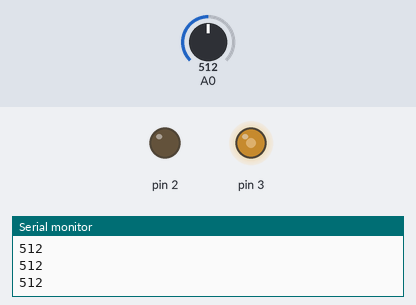
This sketch was run on a simulated Arduino Uno, built with avr-gcc and run on an emulated ATmega328P. Parts: output pins drawn as LEDs (lit = HIGH), the last lines printed to the serial monitor. Inputs (shaded band) come from the test bench; at power-on: A0 = 512.

Above: at 1.2 s.
1.3 s: A0 set to 716
At 2.3 s:
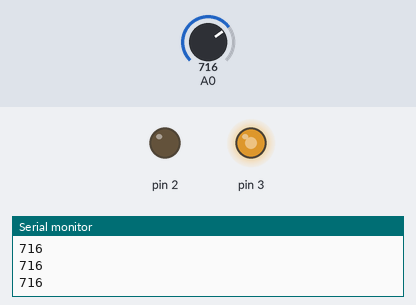
2.8 s: A0 set to 900
At 3.7 s:
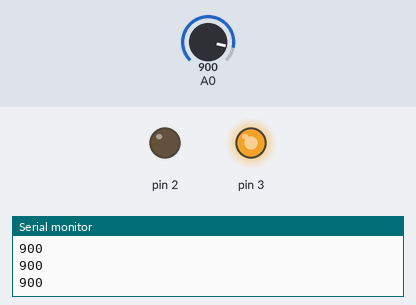
4.3 s: A0 set to 122
At 5.2 s:
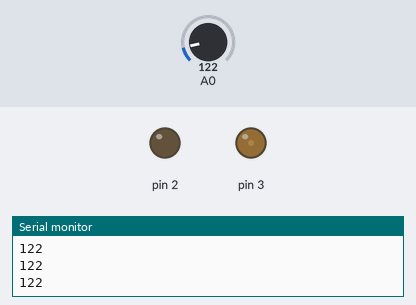
5.8 s: A0 set to 0
At 6.7 s:
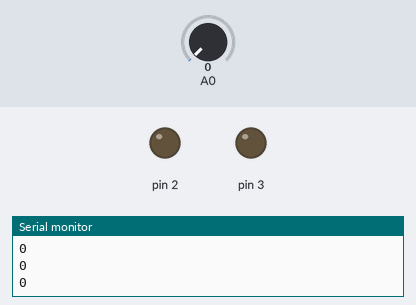
Timing chart, 0 to 8.3 s (numbered marks = the images above; inputs shaded):
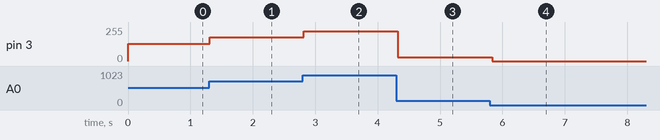

Measured:
- after the input at 1.3 s, pin 3: 128/255 → 179/255 at once
- after the input at 2.8 s, pin 3: 179/255 → 225/255 at once
- after the input at 4.3 s, pin 3: 225/255 → 30/255 at once
- after the input at 5.8 s, pin 3: 30/255 → 0/255 at once

The sketch:

photocell.ino
```cpp
int photocell = 0;

void setup() {
  // put your setup code here, to run once:
  Serial.begin(9600);
  pinMode(2, OUTPUT);
  pinMode(3, OUTPUT);
}

void loop() {
  // put your main code here, to run repeatedly:
  photocell = analogRead(A0);
  Serial.println(photocell);
  analogWrite(3, photocell/4);
  delay(50);
}
```
